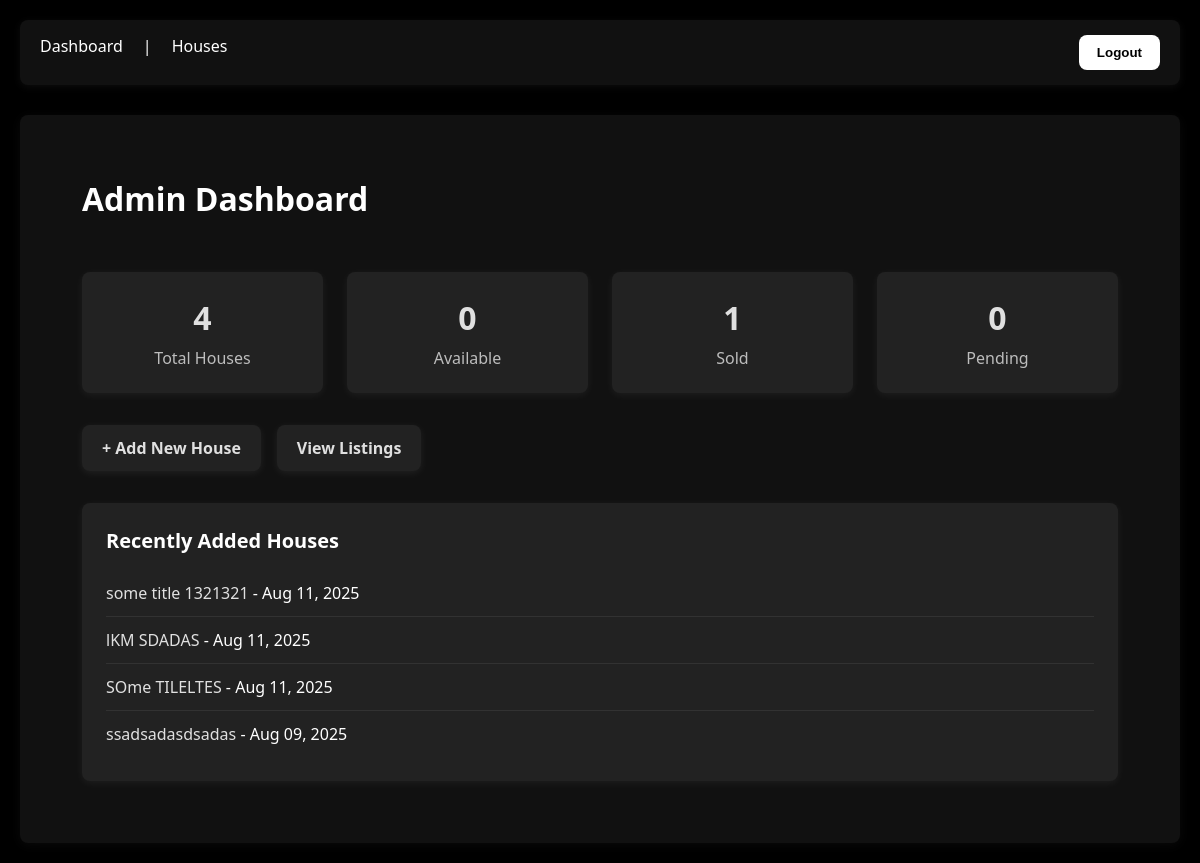
The app's page /dashboard/ (signed in) with its own data.
### houses/models.py (models this page shows, shortened)
class House(models.Model):
    PROPERTY_TYPES = [
        ('house', 'House'),
        ('apartment', "Apartment"),
        ('condo',"Condo"),
        ('commercial','Commercial'),
        ('land','Land'),
    ]
    STATUS_CHOICES = [
        ('sale', 'Sale'),
        ('rent', 'Rent'),
        ('sold', 'Sold'),
        ('pending', 'Pending'),
    ]
    title = models.CharField(max_length=100)
    property_type = models.CharField(max_length=20, choices=PROPERTY_TYPES, default='apartment')
    price = models.DecimalField(max_digits=12, decimal_places=3, )
    status = models.CharField(max_length=10, choices=STATUS_CHOICES, default='rent')
    description = models.TextField(blank=True)
    address = models.TextField()
    latitude = models.DecimalField(max_digits=9, decimal_places=6, blank=True, null=True)
    longitude = models.DecimalField(max_digits=9, decimal_places=6, blank=True, null=True)
    bedrooms = models.PositiveIntegerField(default=3)
    bathrooms = models.PositiveIntegerField(default=1)
    lot_size = models.PositiveIntegerField()
    year_built = models.PositiveIntegerField(blank=True, null=True)
    floor_number = models.PositiveIntegerField(blank=True, null=True)
    total_floors = models.PositiveIntegerField(blank=True, null=True)
    parking_spaces = models.PositiveIntegerField(default=0)
    price = models.DecimalField(max_digits=15, decimal_places=2)
    main_image = models.ImageField(upload_to='houses/', blank=True, null=True)
    created_at = models.DateTimeField(auto_now_add=True)
    updated_at = models.DateTimeField(auto_now=True)
    agent = models.ForeignKey(
        settings.AUTH_USER_MODEL,
        on_delete=models.CASCADE,
        related_name='houses',
        )

### dashboard/views.py (the view)
# urls.py: path('', DashboardView.as_view(), name='dashboard'),
class DashboardView(LoginRequiredMixin, TemplateView):
    template_name = 'dashboard/home.html'
    def get_context_data(self, **kwargs):
        context = super().get_context_data(**kwargs)
        user = self.request.user
        user_houses = House.objects.filter(agent=user)
        context['total_houses'] = user_houses.count()
        context['available'] = user_houses.filter(status='available').count()
        context['sold'] = user_houses.filter(status='sold').count()
        context['pending'] = user_houses.filter(status='pending').count()
        context['recent_houses'] = user_houses.order_by('-created_at')[:5]
        return context

### dashboard/templates/dashboard/home.html
{% extends 'base.html' %}
{% load static %}
{% block extra_css %}
<link rel="stylesheet" href="{% static 'dashboard/css/style.css' %}">
{% endblock %}
{% block content %}
<div class="dashboard-container">
    <h1>Admin Dashboard</h1>
    <div class="stats-panel">
        <div class="stat-card">
            <h2>{{ total_houses }}</h2>
            <p>Total Houses</p>
        </div>
        <div class="stat-card">
            <h2>{{ available }}</h2>
            <p>Available</p>
        </div>
        <div class="stat-card">
            <h2>{{ sold }}</h2>
            <p>Sold</p>
        </div>
        <div class="stat-card">
            <h2>{{ pending }}</h2>
            <p>Pending</p>
        </div>
    </div>
    <div class="actions-panel">
        <a href="{% url 'houses:create' %}" class="button">+ Add New House</a>
        <a href="{% url 'houses:list' %}" class="button">View Listings</a>
    </div>
    <div class="recent-activity">
        <h3>Recently Added Houses</h3>
        <ul>
            {% for house in recent_houses %}
                <li>
                    <a href="{% url 'houses:detail' house.pk %}">{{ house.title }}</a> - {{ house.created_at|date:"M d, Y" }}
                </li>
            {% empty %}
                <li>No recent houses added.</li>
            {% endfor %}
        </ul>
    </div>
</div>
{% endblock %}

### static/css/style.css (style rules this page uses)
* { margin: 0; padding: 0; box-sizing: border-box; }
body { font-family: 'Segoe UI', Tahoma, Geneva, Verdana, sans-serif; background-color: #000000; color: #ffffff; padding: 20px; }
h1, h2 { color: #ffffff; margin-bottom: 20px; }
button, .button { background-color: #ffffff; color: #000000; padding: 10px 18px; border: none; border-radius: 8px; cursor: pointer; font-weight: 600; transition: background-color 0.2s ease; text-decoration: none; display: inline-block; }

### dashboard/static/dashboard/css/style.css (style rules this page uses)
.dashboard-container { max-width: 1200px; margin: 0 auto; padding: 2rem; display: flex; flex-direction: column; gap: 2rem; }
.dashboard-container h1 { font-size: 2rem; font-weight: 700; color: #ffffff; }
.stats-panel { display: grid; grid-template-columns: repeat(auto-fit, minmax(220px, 1fr)); gap: 1.5rem; }
.stat-card { background-color: #222222; padding: 1.5rem; border-radius: 8px; box-shadow: 0 2px 8px rgba(255, 255, 255, 0.06); text-align: center; transition: transform 0.2s ease, box-shadow 0.2s ease; }
.stat-card h2 { font-size: 2rem; margin: 0; color: #e0e0e0; }
.stat-card p { margin-top: 0.5rem; font-size: 1rem; color: #bdbdbd; }
.actions-panel { display: flex; flex-wrap: wrap; gap: 1rem; }
.actions-panel .button { background-color: #222222; color: #e0e0e0; padding: 0.75rem 1.25rem; border-radius: 8px; font-weight: 600; text-decoration: none; transition: background-color 0.2s ease, transform 0.2s ease; box-shadow: 0 2px 8px rgba(255, 255, 255, 0.07); }
.recent-activity { background-color: #222222; padding: 1.5rem; border-radius: 8px; box-shadow: 0 2px 8px rgba(255, 255, 255, 0.06); }
.recent-activity h3 { font-size: 1.25rem; margin-bottom: 1rem; color: #ffffff; }
.recent-activity ul { list-style: none; padding: 0; margin: 0; }
.recent-activity li { padding: 0.75rem 0; border-bottom: 1px solid rgba(255, 255, 255, 0.07); }
.recent-activity li:last-child { border-bottom: none; }
.recent-activity a { color: #e0e0e0; text-decoration: none; transition: color 0.2s ease; }

### records on screen
House: title "some title 1321321", created_at "Aug 11, 2025"
House: title "lKM SDADAS", created_at "Aug 11, 2025"
House: title "SOme TILELTES", created_at "Aug 11, 2025"
House: title "ssadsadasdsadas", created_at "Aug 09, 2025"

### other values on screen
{{ total_houses }} "4"
{{ available }} "0"
{{ sold }} "1"
{{ pending }} "0"
